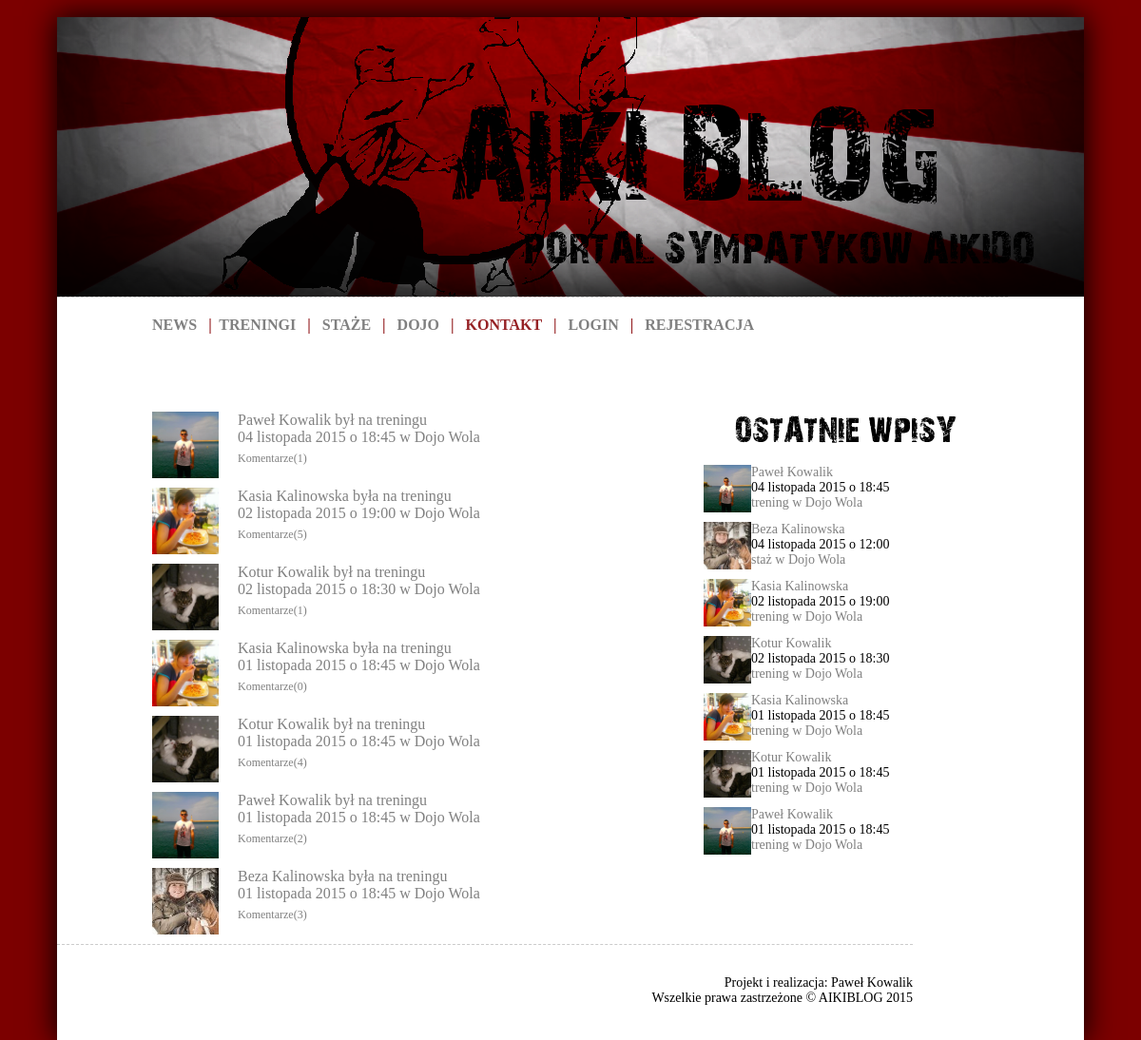
Screenshot of /trainings/ with the database file from the repository.
### aikiblog/models.py (models this page shows, shortened)
class Training(models.Model):
    TYPE = (
        ('T','trening'),
        ('S','staż'),
    )
    user = models.ForeignKey(User, verbose_name='Ćwiczący', null=True, blank=True)
    date = models.DateTimeField('Data i godzina treningu')
    place = models.ForeignKey(Dojo, verbose_name='Miejsce treningu')
    sensei = models.ForeignKey(Sensei, verbose_name='Sensei')
    slug = models.SlugField('Odnosnik', max_length=50, null=True, blank=True)
    techniques = models.ManyToManyField(TechTren, verbose_name='Techniki')
    type = models.CharField(max_length=1, choices=TYPE, verbose_name='Typ')
    notes = models.TextField(verbose_name="Notatki")
    class Meta:
        verbose_name = "Trening"
        verbose_name_plural = "Treningi"

class User(AbstractUser):
    SEX = (
        ('K','Kobieta'),
        ('M','Mężczyzna'),
    )
    avatar = models.ImageField(upload_to='static/avatars/%Y/%m/%d', null=True, blank=True)
    start_year = models.IntegerField(null=True, blank=True, verbose_name='Trenuje od')
    about_text = models.TextField(null=True, blank=True, verbose_name='O mnie')
    sex = models.CharField(max_length=1, choices=SEX, verbose_name='Płeć')

class Dojo(models.Model):
    name = models.CharField('Nazwa dojo', max_length=50)
    slug = models.SlugField('Odnosnik', max_length=50)
    start_year = models.IntegerField(verbose_name='Rok założenia')
    city = models.CharField('Miasto', max_length=50)
    adress = models.CharField('Adres', max_length=50)
    sensei = models.ForeignKey(Sensei, verbose_name='Sensei')
    image1 = models.ImageField(upload_to='static/dojo', verbose_name='Zdjęcie 1')
    image2 = models.ImageField(upload_to='static/dojo', null=True, blank=True, verbose_name='Zdjęcie 2')
    image3 = models.ImageField(upload_to='static/dojo', null=True, blank=True, verbose_name='Zdjęcie 3')
    story = models.TextField(null=True, blank=True, verbose_name='Historia')
    trainings = models.TextField(null=True, blank=True, verbose_name='Treningi')
    users = models.ManyToManyField(User, blank=True, verbose_name='Byli tutaj')
    class Meta:
        verbose_name = "Dojo"
        verbose_name_plural = "Dojo"
    def __unicode__(self):
        return self.name

### aikiblog/views.py (the view)
# urls.py: url(r'^trainings/?$', TrainingList.as_view(), name='training-list'),
class TrainingList(generic.ListView):
    model = Training
    paginate_by = 10
    context_object_name = 'training_list'
    queryset = Training.objects.filter(type="T").order_by('-date')
    def get_context_data(self, **kwargs):
        context = super(TrainingList, self).get_context_data(**kwargs)
        context['all_trainings'] = Training.objects.order_by('-date')[:7]
        return context

### aikiblog/templates/aikiblog/training_list.html (shortened to what this page needs)
﻿{% extends "base.html" %}
{% block content %}
{% for entry in training_list %}
    {% include "aikiblog/parts/training_list.html" %}
{% endfor  %}
{% endblock %}
{% block menuright %}
    {% include "aikiblog/parts/menuright.html" %}
{% endblock %}

### aikiblog/templates/aikiblog/parts/training_list.html (shortened to what this page needs)
    <div id="post">
    <div id="post_avatar"><a href="{% url "user-detail" entry.user.id %}"><img src="{{ STATIC_URL|cut:'static/' }}{{ entry.user.avatar }}" height=70 alt="" class="center" /></a></div>
        <div id="post_head"><a href="{% url "user-detail" entry.user.id %}">{{ entry.user.first_name }} {{ entry.user.last_name }}</a>
            {% ifequal entry.user.sex "M" %}
            był
            {% endifequal %}
            {% ifequal entry.user.sex "K" %}
            była
            {% endifequal %}
            na
            {% ifequal entry.type "T" %}
            treningu
            {% endifequal %}
            <br> <a href="{% url "training-detail" entry.slug %}"> {{ entry.date|date:"d E Y" }} o {{ entry.date|date:"H:i" }} w {{ entry.place }}</a>
        <div id="comments"><a href="{% url "training-detail" entry.slug %}#comments">Komentarze({{ entry.trainingcomment_set.all.count }})</a>
        </div></div>
        <div id="post_body">
        </div>
</div>

### aikiblog/templates/aikiblog/parts/menuright.html
<div id="menuright">
        <div id="menuright_logo">
        </div>
        <br>
        {% for entry in all_trainings %}
        <div id="menuright_post">
            <div id="menuright_avatar">
                <a href="{% url "user-detail" entry.user.id %}"><img src="{{ STATIC_URL|cut:'static/' }}{{ entry.user.avatar }}" height=50/></a>
            </div>
            <div id="menuright_head">
                <a href="{% url "user-detail" entry.user.id %}">{{ entry.user.first_name }} {{ entry.user.last_name }}</a><br>
                {{ entry.date|date:"d E Y" }} o {{ entry.date|date:"H:i" }}<br>
                <a href="{% url "training-detail" entry.slug %}">
                {% ifequal entry.type "T" %}
                trening
                {% endifequal %}
                {% ifequal entry.type "S" %}
                staż
                {% endifequal %}
                w {{ entry.place }}</a>
            </div>
        </div>
        {% endfor %}
        <br>
    </div>

### static/style.css (style rules this page uses)
html, body { background-image:url(images/bg.png); background-color: #eeeeee; color: #000; margin: 0; padding: 0; text-align: center; text-shadow: 1px 1px 0px white; }
a:link { color: #808080; text-decoration: none; background-color: transparent; }
#menuright { width: 300px; float: right; height:auto; padding-right: 100px; }
#menuright_logo { background-image:url(images/recent_training.png); width: 300px; height: 40px; }
#menuright_post { height: 60px; float: left; }
#menuright_avatar { height: 50px; width: 50px; float: left; }
#menuright_head { width: 250px; float: right; font: 14px Verdana; text-align: left; }
#post { width: auto; }
#post_avatar { height: 70px; width: 70px; float: left; }
#post_head { width: 470px; float: right; font: 16px Verdana; }
#post_body { padding-top: 80px; }
#comments { height: 18px; text-align: left; font: 12px Verdana; padding-top: 6px; }

### rows the page displays
Training: user.avatar (picture), user.first_name "Paweł", user.last_name "Kowalik", date "04 listopada 2015", date "18:45", place "Dojo Wola", trainingcomment_set.all.count "1"
Training: user.avatar (picture), user.first_name "Kasia", user.last_name "Kalinowska", date "02 listopada 2015", date "19:00", place "Dojo Wola", trainingcomment_set.all.count "5"
Training: user.avatar (picture), user.first_name "Kotur", user.last_name "Kowalik", date "02 listopada 2015", date "18:30", place "Dojo Wola", trainingcomment_set.all.count "1"
Training: user.avatar (picture), user.first_name "Kasia", user.last_name "Kalinowska", date "01 listopada 2015", date "18:45", place "Dojo Wola", trainingcomment_set.all.count "0"
Training: user.avatar (picture), user.first_name "Kotur", user.last_name "Kowalik", date "01 listopada 2015", date "18:45", place "Dojo Wola", trainingcomment_set.all.count "4"
Training: user.avatar (picture), user.first_name "Paweł", user.last_name "Kowalik", date "01 listopada 2015", date "18:45", place "Dojo Wola", trainingcomment_set.all.count "2"
Training: user.avatar (picture), user.first_name "Beza", user.last_name "Kalinowska", date "01 listopada 2015", date "18:45", place "Dojo Wola", trainingcomment_set.all.count "3"
Training: user.avatar (picture), user.first_name "Beza", user.last_name "Kalinowska", date "04 listopada 2015", date "12:00", place "Dojo Wola"
